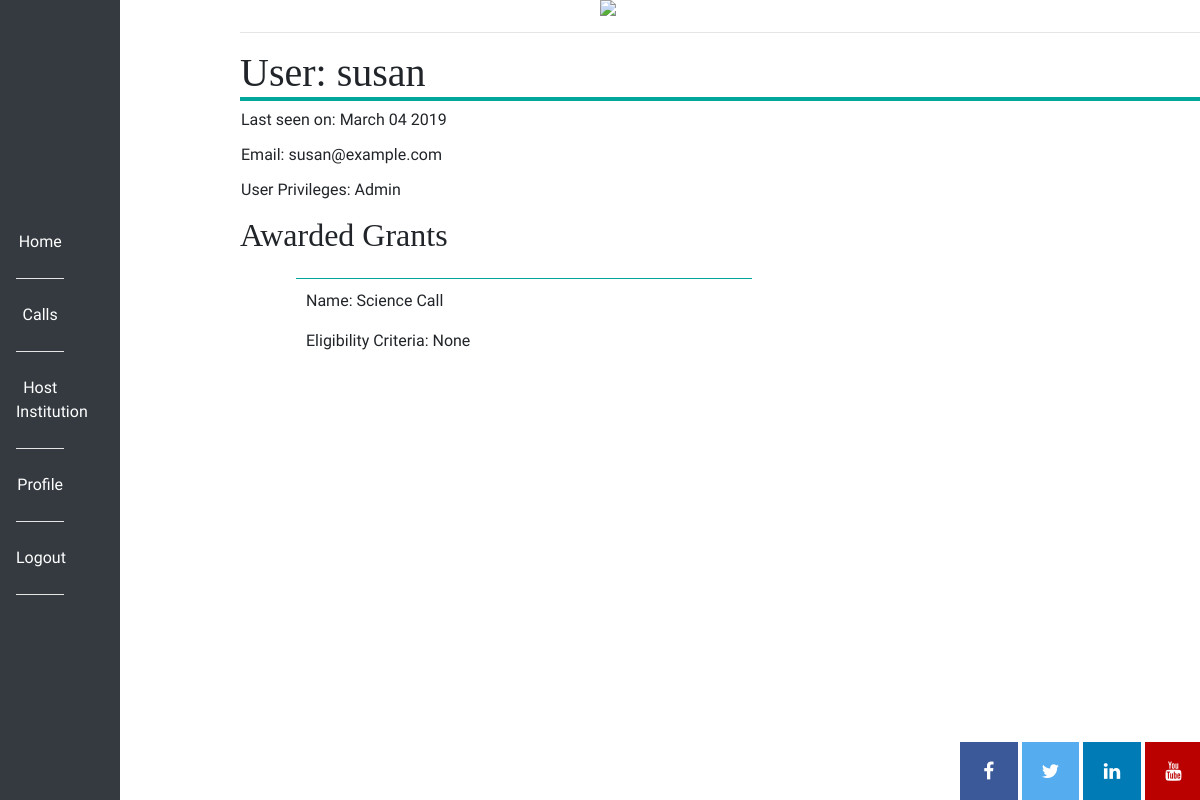
The page /profile/susan (signed in) on the database as committed earlier.
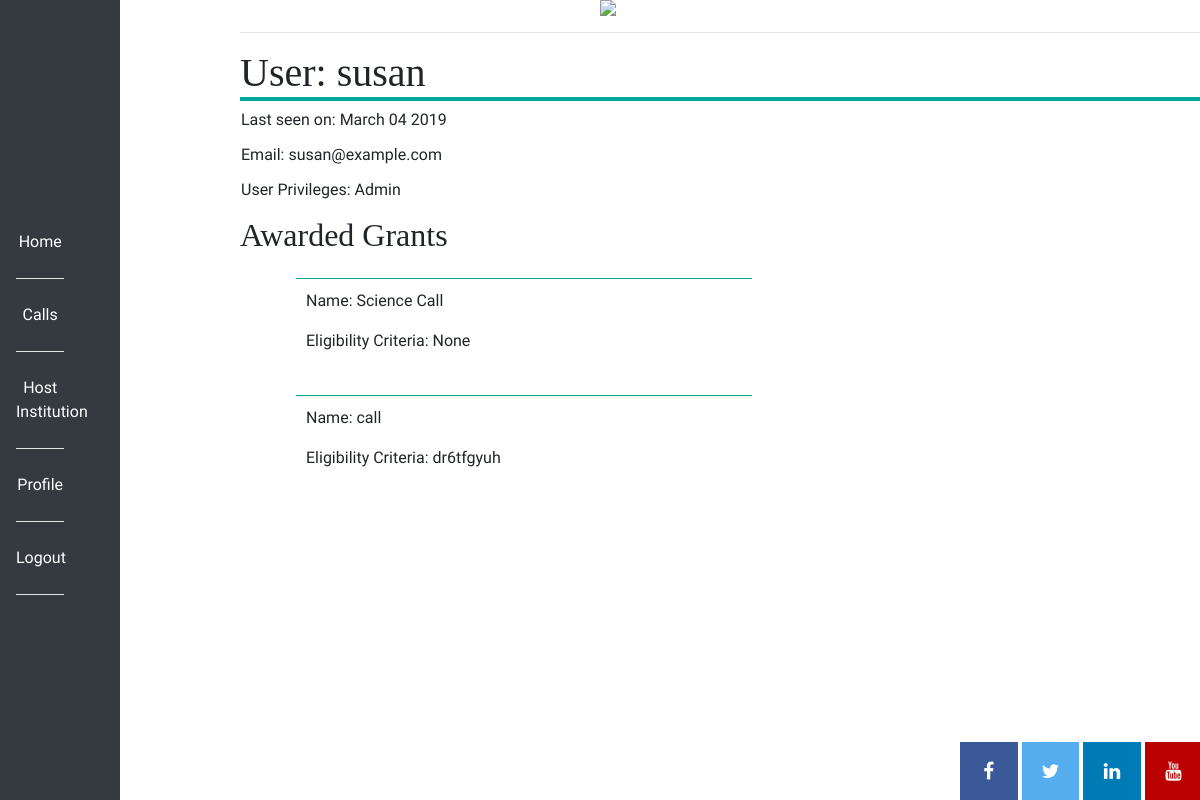
The same page on the database as committed later.
### app/models.py (models this page shows, shortened)
class Proposal(db.Model):
    id = db.Column(db.Integer, primary_key=True)
    applications = db.relationship("Application", backref="author", lazy="dynamic")
    name = db.Column(db.String(140))
    activities = db.relationship("Activity", backref="author", lazy="dynamic")
    annual_report = db.relationship("AnnualReport", backref="author", lazy="dynamic")
    timestamp = db.Column(db.DateTime, index=True, default=datetime.utcnow)
    user_id = db.Column(db.Integer, db.ForeignKey('user.id'))
    deadline = db.Column(db.String(20))
    text_of_call = db.Column(db.String(500))
    target_audience = db.Column(db.String(50))
    eligibility_criteria = db.Column(db.String(100))
    reporting_guidelines = db.Column(db.String(150))
    start_date = db.Column(db.String(20))
    type_of_call = db.Column(db.String(40))
    call_status = db.Column(db.String(20))
    application_status = db.Column(db.Boolean())

### app/routes.py (the view)
@app.route('/profile/<username>')
@login_required
def profile(username):
    user = User.query.filter_by(username=username).first_or_404()
    access = user.get_access()
    proposals = Proposal.query.filter_by(user_id=user.id)
    return render_template('profile.html', user=user, img=svg, proposals=proposals, access=access)

### app/models.py (called while the page is built)
@login.user_loader
def load_user(id):
    return User.query.get(int(id))

    def is_admin(self):
        return self.access == 2

    def get_access(self):
        for acc in ACCESS:
            if self.access == ACCESS[acc]:
                return acc

### app/routes.py (called while the page is built)
@app.before_request
def before_request():
    if current_user.is_authenticated:
        current_user.last_seen = datetime.utcnow().strftime("%B %d %Y")
        db.session.commit()

### app/templates/profile.html (shortened to what this page needs)
{% extends "base.html" %}
{% block content %}
<main>
    <h1>User: {{  user.username }}</h1>
    <table>
        <tr valign=""top>
            <td>
                {% if user.last_seen %}<p>Last seen on: {{ user.last_seen }}</p>{%  endif %}
                <p>Email: {{ user.email }}</p>
                {% if user.access == 1 %}
                    <p>User Privileges: Researcher</p>
                {% elif user.access == 2 %}
                    <p>User Privileges: Admin</p>
                {% elif user.access == 3 %}
                    <p>User Privileges: Host Institution</p>
                {% elif user.access == 4 %}
                    <p>User Privileges: Reviewer</p>
                {% endif %}
            </td>
        </tr>
    </table>
        <h2>Awarded Grants</h2>
        <ul>
        {% for proposal in proposals %}
            <li class="list">
            <p>Name: {{ proposal.name }}</p>
            <p>Eligibility Criteria: {{ proposal.eligibility_criteria }}</p>
            </li>
        {% endfor %}
        </ul>
</main>
{% endblock %}

Rows that differ between the two databases and show on the page:
added Proposal: name "call", eligibility_criteria "dr6tfgyuh"
